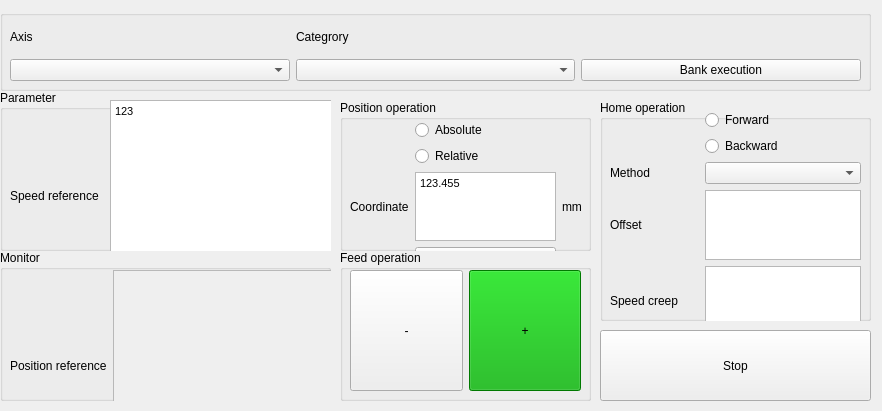
<?xml version="1.0" encoding="UTF-8"?>
<ui version="4.0">
 <class>FrontManaualMode</class>
 <widget class="QWidget" name="FrontManaualMode">
  <property name="geometry">
   <rect>
    <x>0</x>
    <y>0</y>
    <width>882</width>
    <height>411</height>
   </rect>
  </property>
  <property name="windowTitle">
   <string>Form</string>
  </property>
  <widget class="QGroupBox" name="groupBox">
   <property name="geometry">
    <rect>
     <x>340</x>
     <y>250</y>
     <width>251</width>
     <height>151</height>
    </rect>
   </property>
   <property name="title">
    <string>Feed operation</string>
   </property>
   <widget class="QWidget" name="horizontalLayoutWidget">
    <property name="geometry">
     <rect>
      <x>10</x>
      <y>20</y>
      <width>231</width>
      <height>121</height>
     </rect>
    </property>
    <layout class="QHBoxLayout" name="horizontalLayout">
     <property name="sizeConstraint">
      <enum>QLayout::SetDefaultConstraint</enum>
     </property>
     <item>
      <widget class="QPushButton" name="pushButtonFeedBackward">
       <property name="sizePolicy">
        <sizepolicy hsizetype="Minimum" vsizetype="Expanding">
         <horstretch>0</horstretch>
         <verstretch>0</verstretch>
        </sizepolicy>
       </property>
       <property name="autoFillBackground">
        <bool>false</bool>
       </property>
       <property name="styleSheet">
        <string notr="true"/>
       </property>
       <property name="text">
        <string>-</string>
       </property>
      </widget>
     </item>
     <item>
      <widget class="QPushButton" name="pushButtonFeedForward">
       <property name="sizePolicy">
        <sizepolicy hsizetype="Minimum" vsizetype="Expanding">
         <horstretch>0</horstretch>
         <verstretch>0</verstretch>
        </sizepolicy>
       </property>
       <property name="autoFillBackground">
        <bool>false</bool>
       </property>
       <property name="styleSheet">
        <string notr="true">background-color: rgb(0, 170, 0);</string>
       </property>
       <property name="text">
        <string>+</string>
       </property>
      </widget>
     </item>
    </layout>
   </widget>
  </widget>
  <widget class="QGroupBox" name="groupBox_2">
   <property name="geometry">
    <rect>
     <x>340</x>
     <y>100</y>
     <width>251</width>
     <height>151</height>
    </rect>
   </property>
   <property name="title">
    <string>Position operation</string>
   </property>
   <widget class="QWidget" name="gridLayoutWidget_4">
    <property name="geometry">
     <rect>
      <x>10</x>
      <y>20</y>
      <width>232</width>
      <height>177</height>
     </rect>
    </property>
    <layout class="QGridLayout" name="gridLayout_4">
     <item row="3" column="1">
      <widget class="QTextEdit" name="textEditCoordinate">
       <property name="html">
        <string>&lt;!DOCTYPE HTML PUBLIC &quot;-//W3C//DTD HTML 4.0//EN&quot; &quot;http://www.w3.org/TR/REC-html40/strict.dtd&quot;&gt;
&lt;html&gt;&lt;head&gt;&lt;meta name=&quot;qrichtext&quot; content=&quot;1&quot; /&gt;&lt;style type=&quot;text/css&quot;&gt;
p, li { white-space: pre-wrap; }
&lt;/style&gt;&lt;/head&gt;&lt;body style=&quot; font-family:'MS Shell Dlg 2'; font-size:8.25pt; font-weight:400; font-style:normal;&quot;&gt;
&lt;p style=&quot; margin-top:0px; margin-bottom:0px; margin-left:0px; margin-right:0px; -qt-block-indent:0; text-indent:0px;&quot;&gt;123.455&lt;/p&gt;&lt;/body&gt;&lt;/html&gt;</string>
       </property>
      </widget>
     </item>
     <item row="3" column="0">
      <widget class="QLabel" name="label_21">
       <property name="text">
        <string>Coordinate</string>
       </property>
      </widget>
     </item>
     <item row="6" column="1">
      <widget class="QPushButton" name="pushButtonPosition">
       <property name="sizePolicy">
        <sizepolicy hsizetype="Minimum" vsizetype="Expanding">
         <horstretch>0</horstretch>
         <verstretch>0</verstretch>
        </sizepolicy>
       </property>
       <property name="autoFillBackground">
        <bool>false</bool>
       </property>
       <property name="styleSheet">
        <string notr="true">background-color: rgb(0, 170, 0);</string>
       </property>
       <property name="text">
        <string>Go</string>
       </property>
      </widget>
     </item>
     <item row="2" column="1">
      <widget class="QRadioButton" name="radioRelative">
       <property name="text">
        <string>Relative</string>
       </property>
      </widget>
     </item>
     <item row="1" column="1">
      <widget class="QRadioButton" name="radioButtonAbsolute">
       <property name="text">
        <string>Absolute</string>
       </property>
      </widget>
     </item>
     <item row="3" column="2">
      <widget class="QLabel" name="label_22">
       <property name="text">
        <string>mm</string>
       </property>
      </widget>
     </item>
     <item row="4" column="1">
      <widget class="QPushButton" name="pushButtonCoordinateSet">
       <property name="text">
        <string>Set</string>
       </property>
      </widget>
     </item>
    </layout>
   </widget>
  </widget>
  <widget class="QGroupBox" name="groupBoxMonitor">
   <property name="geometry">
    <rect>
     <x>0</x>
     <y>250</y>
     <width>331</width>
     <height>151</height>
    </rect>
   </property>
   <property name="title">
    <string>Monitor</string>
   </property>
   <widget class="QWidget" name="gridLayoutWidget">
    <property name="geometry">
     <rect>
      <x>10</x>
      <y>20</y>
      <width>311</width>
      <height>328</height>
     </rect>
    </property>
    <layout class="QGridLayout" name="gridLayout">
     <property name="sizeConstraint">
      <enum>QLayout::SetFixedSize</enum>
     </property>
     <item row="1" column="1">
      <widget class="QTextBrowser" name="textBrowserPositionFeedback">
       <property name="enabled">
        <bool>false</bool>
       </property>
      </widget>
     </item>
     <item row="0" column="0" alignment="Qt::AlignLeft">
      <widget class="QLabel" name="label">
       <property name="text">
        <string>Position reference</string>
       </property>
      </widget>
     </item>
     <item row="2" column="1">
      <widget class="QTextBrowser" name="textBrowserSpeedFeedback">
       <property name="enabled">
        <bool>false</bool>
       </property>
      </widget>
     </item>
     <item row="0" column="1">
      <widget class="QTextBrowser" name="textBrowserPositionReference">
       <property name="enabled">
        <bool>false</bool>
       </property>
      </widget>
     </item>
     <item row="0" column="2">
      <widget class="QLabel" name="label_13">
       <property name="text">
        <string>mm</string>
       </property>
      </widget>
     </item>
     <item row="2" column="2">
      <widget class="QLabel" name="label_15">
       <property name="text">
        <string>mm/sec</string>
       </property>
      </widget>
     </item>
     <item row="1" column="0">
      <widget class="QLabel" name="label_2">
       <property name="text">
        <string>Position feedback</string>
       </property>
      </widget>
     </item>
     <item row="1" column="2">
      <widget class="QLabel" name="label_14">
       <property name="text">
        <string>mm</string>
       </property>
      </widget>
     </item>
     <item row="2" column="0">
      <widget class="QLabel" name="label_3">
       <property name="text">
        <string>Speed feedback</string>
       </property>
      </widget>
     </item>
     <item row="3" column="1">
      <widget class="QTextBrowser" name="textBrowserTorqueFeedback">
       <property name="enabled">
        <bool>false</bool>
       </property>
      </widget>
     </item>
     <item row="3" column="2">
      <widget class="QLabel" name="label_16">
       <property name="text">
        <string>%</string>
       </property>
      </widget>
     </item>
     <item row="3" column="0">
      <widget class="QLabel" name="label_4">
       <property name="text">
        <string>Torque feedback</string>
       </property>
      </widget>
     </item>
    </layout>
   </widget>
  </widget>
  <widget class="QGroupBox" name="groupBox_3">
   <property name="geometry">
    <rect>
     <x>0</x>
     <y>90</y>
     <width>331</width>
     <height>161</height>
    </rect>
   </property>
   <property name="title">
    <string>Parameter</string>
   </property>
   <widget class="QWidget" name="gridLayoutWidget_2">
    <property name="geometry">
     <rect>
      <x>10</x>
      <y>10</y>
      <width>311</width>
      <height>141</height>
     </rect>
    </property>
    <layout class="QGridLayout" name="gridLayout_2">
     <property name="sizeConstraint">
      <enum>QLayout::SetFixedSize</enum>
     </property>
     <item row="1" column="0">
      <widget class="QLabel" name="label_6">
       <property name="text">
        <string>Acceralation time</string>
       </property>
      </widget>
     </item>
     <item row="1" column="2">
      <widget class="QLabel" name="label_10">
       <property name="text">
        <string>sec</string>
       </property>
      </widget>
     </item>
     <item row="3" column="1">
      <widget class="QTextEdit" name="textEditTorqueLimit"/>
     </item>
     <item row="0" column="0">
      <widget class="QLabel" name="label_5">
       <property name="text">
        <string>Speed reference</string>
       </property>
      </widget>
     </item>
     <item row="3" column="0">
      <widget class="QLabel" name="label_8">
       <property name="text">
        <string>Torque limit</string>
       </property>
      </widget>
     </item>
     <item row="2" column="1">
      <widget class="QTextEdit" name="textEditDeceralationTime"/>
     </item>
     <item row="2" column="0">
      <widget class="QLabel" name="label_7">
       <property name="text">
        <string>Deceralation time</string>
       </property>
      </widget>
     </item>
     <item row="0" column="2">
      <widget class="QLabel" name="label_9">
       <property name="text">
        <string>mm/sec</string>
       </property>
      </widget>
     </item>
     <item row="2" column="2">
      <widget class="QLabel" name="label_11">
       <property name="text">
        <string>sec</string>
       </property>
      </widget>
     </item>
     <item row="1" column="1">
      <widget class="QTextEdit" name="textEditAcceralationTime"/>
     </item>
     <item row="3" column="2">
      <widget class="QLabel" name="label_12">
       <property name="text">
        <string>%</string>
       </property>
      </widget>
     </item>
     <item row="0" column="1">
      <widget class="QTextEdit" name="textEditSpeedReference">
       <property name="html">
        <string>&lt;!DOCTYPE HTML PUBLIC &quot;-//W3C//DTD HTML 4.0//EN&quot; &quot;http://www.w3.org/TR/REC-html40/strict.dtd&quot;&gt;
&lt;html&gt;&lt;head&gt;&lt;meta name=&quot;qrichtext&quot; content=&quot;1&quot; /&gt;&lt;style type=&quot;text/css&quot;&gt;
p, li { white-space: pre-wrap; }
&lt;/style&gt;&lt;/head&gt;&lt;body style=&quot; font-family:'MS Shell Dlg 2'; font-size:8.25pt; font-weight:400; font-style:normal;&quot;&gt;
&lt;p style=&quot; margin-top:0px; margin-bottom:0px; margin-left:0px; margin-right:0px; -qt-block-indent:0; text-indent:0px;&quot;&gt;123&lt;/p&gt;&lt;/body&gt;&lt;/html&gt;</string>
       </property>
      </widget>
     </item>
     <item row="4" column="1">
      <widget class="QPushButton" name="pushButtonParameterSet">
       <property name="text">
        <string>Bank set</string>
       </property>
      </widget>
     </item>
    </layout>
   </widget>
  </widget>
  <widget class="QGroupBox" name="groupBox_4">
   <property name="geometry">
    <rect>
     <x>600</x>
     <y>100</y>
     <width>271</width>
     <height>221</height>
    </rect>
   </property>
   <property name="title">
    <string>Home operation</string>
   </property>
   <widget class="QWidget" name="gridLayoutWidget_3">
    <property name="geometry">
     <rect>
      <x>10</x>
      <y>10</y>
      <width>251</width>
      <height>328</height>
     </rect>
    </property>
    <layout class="QGridLayout" name="gridLayout_3">
     <item row="5" column="1">
      <widget class="QTextEdit" name="textEditSpeedApproach"/>
     </item>
     <item row="2" column="1">
      <widget class="QComboBox" name="comboBoxZrtMethod"/>
     </item>
     <item row="4" column="0">
      <widget class="QLabel" name="label_19">
       <property name="text">
        <string>Speed creep</string>
       </property>
      </widget>
     </item>
     <item row="1" column="1">
      <widget class="QRadioButton" name="radioBackward">
       <property name="text">
        <string>Backward</string>
       </property>
      </widget>
     </item>
     <item row="5" column="0">
      <widget class="QLabel" name="label_20">
       <property name="text">
        <string>Speed approach</string>
       </property>
      </widget>
     </item>
     <item row="2" column="0">
      <widget class="QLabel" name="label_17">
       <property name="text">
        <string>Method</string>
       </property>
      </widget>
     </item>
     <item row="3" column="1">
      <widget class="QTextEdit" name="textEditOffset"/>
     </item>
     <item row="3" column="0">
      <widget class="QLabel" name="label_18">
       <property name="text">
        <string>Offset</string>
       </property>
      </widget>
     </item>
     <item row="4" column="1">
      <widget class="QTextEdit" name="textEditSpeedCreep"/>
     </item>
     <item row="0" column="1">
      <widget class="QRadioButton" name="radioButtonForward">
       <property name="text">
        <string>Forward</string>
       </property>
      </widget>
     </item>
     <item row="6" column="1">
      <widget class="QPushButton" name="pushButtonZret">
       <property name="autoFillBackground">
        <bool>false</bool>
       </property>
       <property name="styleSheet">
        <string notr="true">background-color: rgb(0, 170, 0);</string>
       </property>
       <property name="text">
        <string>Go</string>
       </property>
      </widget>
     </item>
    </layout>
   </widget>
  </widget>
  <widget class="QGroupBox" name="groupBox_5">
   <property name="geometry">
    <rect>
     <x>0</x>
     <y>10</y>
     <width>871</width>
     <height>81</height>
    </rect>
   </property>
   <property name="title">
    <string/>
   </property>
   <widget class="QWidget" name="gridLayoutWidget_5">
    <property name="geometry">
     <rect>
      <x>10</x>
      <y>10</y>
      <width>851</width>
      <height>61</height>
     </rect>
    </property>
    <layout class="QGridLayout" name="gridLayout_5">
     <item row="1" column="0">
      <widget class="QComboBox" name="comboBoxAxisName"/>
     </item>
     <item row="0" column="0">
      <widget class="QLabel" name="label_23">
       <property name="text">
        <string>Axis</string>
       </property>
      </widget>
     </item>
     <item row="1" column="1">
      <widget class="QComboBox" name="comboBoxCategrory"/>
     </item>
     <item row="0" column="1">
      <widget class="QLabel" name="label_24">
       <property name="text">
        <string>Categrory</string>
       </property>
      </widget>
     </item>
     <item row="1" column="2">
      <widget class="QPushButton" name="pushButtonBankExecution">
       <property name="text">
        <string>Bank execution</string>
       </property>
      </widget>
     </item>
    </layout>
   </widget>
  </widget>
  <widget class="QPushButton" name="pushButtonStop">
   <property name="geometry">
    <rect>
     <x>600</x>
     <y>330</y>
     <width>271</width>
     <height>71</height>
    </rect>
   </property>
   <property name="text">
    <string>Stop</string>
   </property>
  </widget>
 </widget>
 <resources/>
 <connections/>
</ui>
